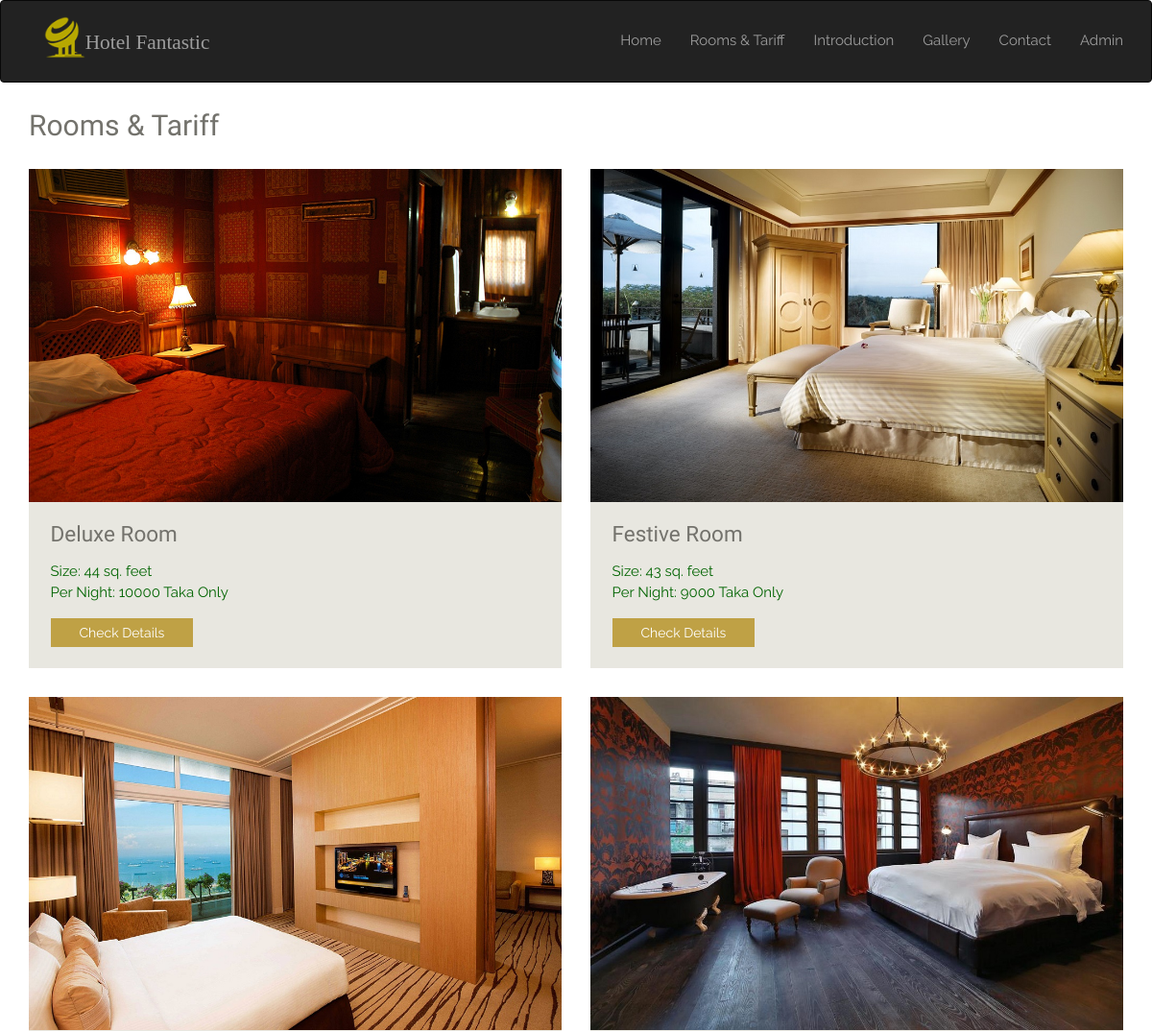
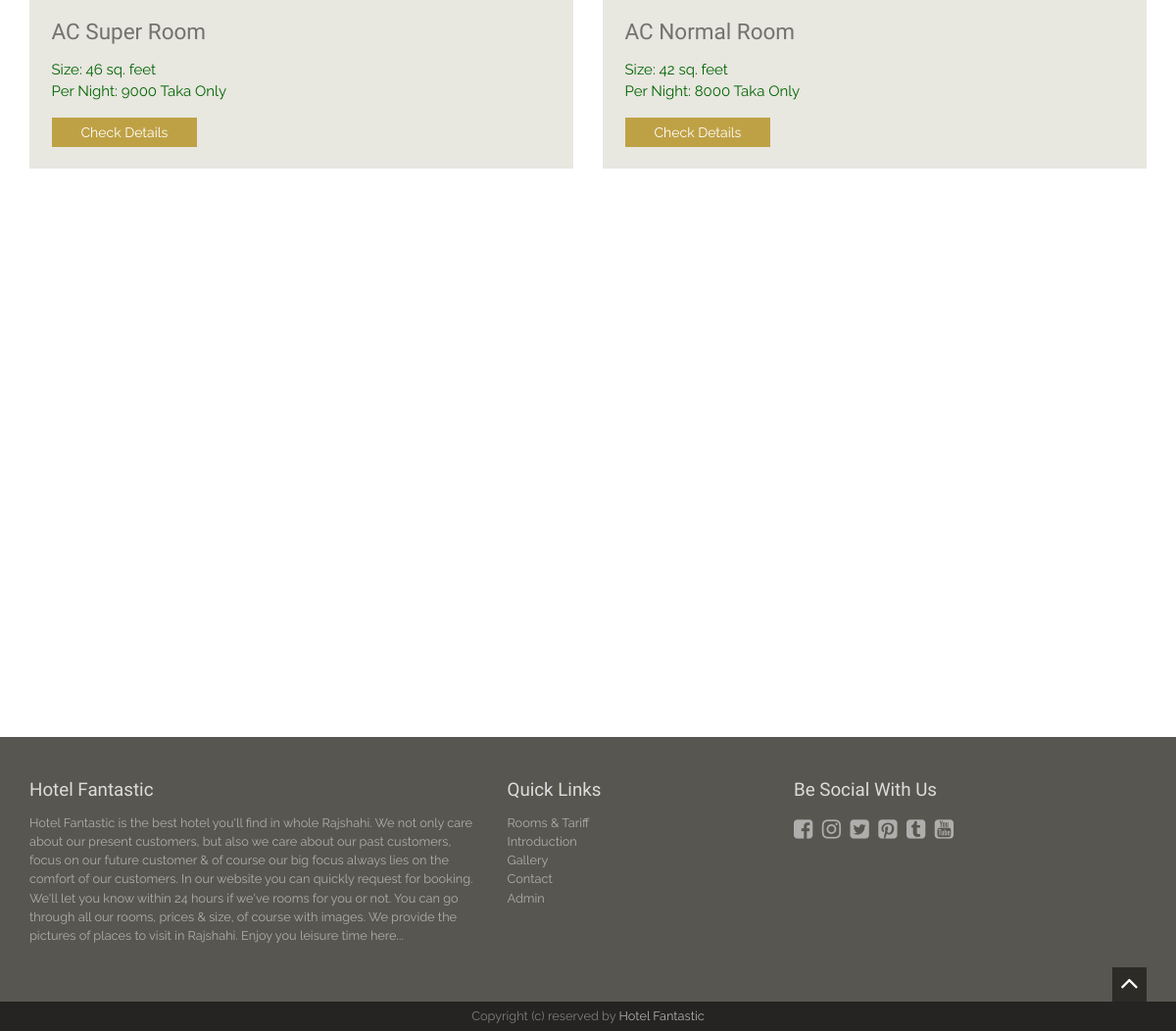
Screenshot of /rooms-tariff.php with the database file from the repository (2 pictures, top to bottom).
### tables this page shows
CREATE TABLE IF NOT EXISTS `rooms` (
  `id` int(10) NOT NULL,
  `title` varchar(200) NOT NULL,
  `description` varchar(50000) NOT NULL,
  `size` varchar(10) NOT NULL,
  `price` varchar(10) NOT NULL,
  `image1` varchar(20) NOT NULL,
  `image2` varchar(20) NOT NULL,
  `image3` varchar(20) NOT NULL,
  `image4` varchar(20) NOT NULL,
  PRIMARY KEY (`id`)
);

### rooms-tariff.php (the view, shortened to what this page needs)
<?php include 'header.php';?>
<div class="container">
<h2>Rooms &amp; Tariff</h2>
<div class="row">
  <?php
    require_once('db.php');
    $q = "SELECT * FROM rooms ORDER BY rooms.id ASC";
    $run = mysqli_query($con, $q);
    if(mysqli_num_rows($run) > 0){
        while($row = mysqli_fetch_array($run)){
  ?>
  <div class="col-sm-6 wowload fadeInUp">
      <div class="rooms">
          <img src="images/photos/<?php echo $row['image1']; ?>" class="img-responsive">
          <div class="info">
              <h3><?php echo $row['title']; ?></h3>
              <p style="color: darkgreen;"> Size: <?php echo $row['size']; ?> sq. feet<br> Per Night: <?php echo $row['price']; ?> Taka Only</p>
              <a href="room-details.php?id=<?php echo $row['id']; ?>" class="btn btn-default">Check Details</a>
          </div>
      </div>
  </div>
  <?php
        }
    }
  ?>
</div>
</div>
<?php include 'footer.php';?>

### header.php (shortened to what this page needs)
<!DOCTYPE html>
<html lang="en">
<head>
<link href="//maxcdn.bootstrapcdn.com/font-awesome/4.2.0/css/font-awesome.min.css" rel="stylesheet">
<link rel="stylesheet" href="assets/bootstrap/css/bootstrap.min.css" />
<link type="text/css" rel="stylesheet" href="assets/uniform/css/uniform.default.min.css" />
<link rel="stylesheet" href="assets/wow/animate.css" />
<link rel="stylesheet" href="assets/gallery/blueimp-gallery.min.css">
<link rel="stylesheet" href="assets/style.css">
</head>
<body id="home">
<nav class="navbar  navbar-inverse" role="navigation">
  <div class="container">
    <div class="navbar-header">
      <a class="navbar-brand" href="index.php">
          <div class="col-xs-3"><img src="images/logo.png" alt="holiday crown" width="45px"></div>
          <div class="col-xs-9" style="margin-top: 18px; font-size: 16pt; margin-left: -12px; font-family: fantasy;">Hotel Fantastic</div>
      </a>
    </div>
    <div class="collapse navbar-collapse navbar-right" id="bs-example-navbar-collapse-1">
      <ul class="nav navbar-nav">
        <li><a href="index.php">Home </a></li>
        <li><a href="rooms-tariff.php">Rooms &amp; Tariff</a></li>
        <li><a href="introduction.php">Introduction</a></li>
        <li><a href="gallery.php">Gallery</a></li>
        <li><a href="contact.php">Contact</a></li>
        <li><a href="login.php">Admin</a></li>
      </ul>
    </div>
  </div>
</nav>

### footer.php (shortened to what this page needs)
<footer class="spacer">
        <div class="container">
            <div class="row">
                <div class="col-sm-5">
                    <h4>Hotel Fantastic</h4>
                    <p>Hotel Fantastic is the best hotel you'll find in whole Rajshahi. We not only care about our present customers, but also we care about our past customers, focus on our future customer &amp; of course our big focus always lies on the comfort of our customers. In our website you can quickly request for booking. We'll let you know within 24 hours if we've rooms for you or not. You can go through all our rooms, prices &amp; size, of course with images. We provide the pictures of places to visit in Rajshahi. Enjoy you leisure time here... </p>
                </div>
                 <div class="col-sm-3">
                    <h4>Quick Links</h4>
                    <ul class="list-unstyled">
                        <li><a href="rooms-tariff.php">Rooms &amp; Tariff</a></li>
                        <li><a href="introduction.php">Introduction</a></li>
                        <li><a href="gallery.php">Gallery</a></li>
                        <li><a href="contact.php">Contact</a></li>
                        <li><a href="login.php">Admin</a></li>
                    </ul>
                </div>
                 <div class="col-sm-4 subscribe">
                    <h4>Be Social With Us</h4>
                    <div class="social">
                    <a href="http://www.facebook.com"><i class="fa fa-facebook-square" data-toggle="tooltip" data-placement="top" data-original-title="facebook"></i></a>
                    <a href="http://www.instagram.com"><i class="fa fa-instagram"  data-toggle="tooltip" data-placement="top" data-original-title="instragram"></i></a>
                    <a href="http://www.twitter.com"><i class="fa fa-twitter-square" data-toggle="tooltip" data-placement="top" data-original-title="twitter"></i></a>
                    <a href="http://www.pinterest.com"><i class="fa fa-pinterest-square" data-toggle="tooltip" data-placement="top" data-original-title="pinterest"></i></a>
                    <a href="http://www.tumblr.com"><i class="fa fa-tumblr-square" data-toggle="tooltip" data-placement="top" data-original-title="tumblr"></i></a>
                    <a href="http://www.youtube.com"><i class="fa fa-youtube-square" data-toggle="tooltip" data-placement="top" data-original-title="youtube"></i></a>
                    </div>
                </div>
            </div>
        </div>
</footer>
<div class="text-center copyright">Copyright (c) reserved by <a href="index.php">Hotel Fantastic</a></div>
<a href="#home" class="toTop scroll"><i class="fa fa-angle-up"></i></a>
</body>
</html>

### assets/style.css (style rules this page uses)
body { background-color: #fff;font-family: 'Raleway', sans-serif;font-size: 15px;line-height: 15px; color: #73726C; }
.btn,a,a:hover { text-decoration: none;-webkit-transition: all 0.3s ease-in-out;-moz-transition: all 0.3s ease-in-out;-ms-transition: all 0.3s ease-in-out;-o-transition: all 0.3s ease-in-out;transition: all 0.3s ease-in-out;outline:0 ; }
h1,h2,h3,h4,h5,h6 { font-family:'Old Standard TT', serif;line-height: 1em;margin: 0; }
h1.title,h2 { font-size: 2em;line-height: 3em; }
h3 { font-size: 1.5em; margin-bottom: 0.70em; }
h4 { font-size: 1.25em; margin-bottom: 0.75em; }
p { margin-bottom: 1em;line-height: 1.5em; }
.btn { border:none !important;border-radius: 0;padding: 5px 30px; }
.btn-default { background:#bfa145;box-shadow: none !important;color: #fff; }
.spacer { padding:6em 0; }
.navbar { margin: 0; }
.navbar-nav { margin:0 -15px; }
.navbar-nav > li > a { font-size: 1em;line-height: 4.26em;padding: 10px 0 10px 30px; }
.navbar-brand { height: 83px; }
footer { background-color:#585650;color: #AEAEAC; }
footer.spacer { padding: 3em 0; }
footer h4 { color: #DCDCDC; }
footer a,footer p { line-height: 1.5em;font-size: 0.85em;color: #AEAEAC; }
footer .subscribe .social a { font-size: 1.5em;margin-right: 0.25em; }
.copyright { background-color: #252423;padding: 0.6em 0;font-size: 0.85em;color: #7F7F7F; }
.copyright a { color: #AEAEAC; }
.toTop { position: fixed;right: 1em; bottom: 1em;background:rgba(0,0,0,0.5);width: 35px; height: 35px;text-align: center;color: #fff;font-size: 2em; }
.rooms { margin-bottom: 2em; }
.rooms .info { padding: 1.5em;background-color: #E8E7E0; }

### rows the page displays
rooms: image1 (picture), title "Deluxe Room", size "44", price "10000"
rooms: image1 (picture), title "Festive Room", size "43", price "9000"
rooms: image1 (picture), title "AC Super Room", size "46", price "9000"
rooms: image1 (picture), title "AC Normal Room", size "42", price "8000"
